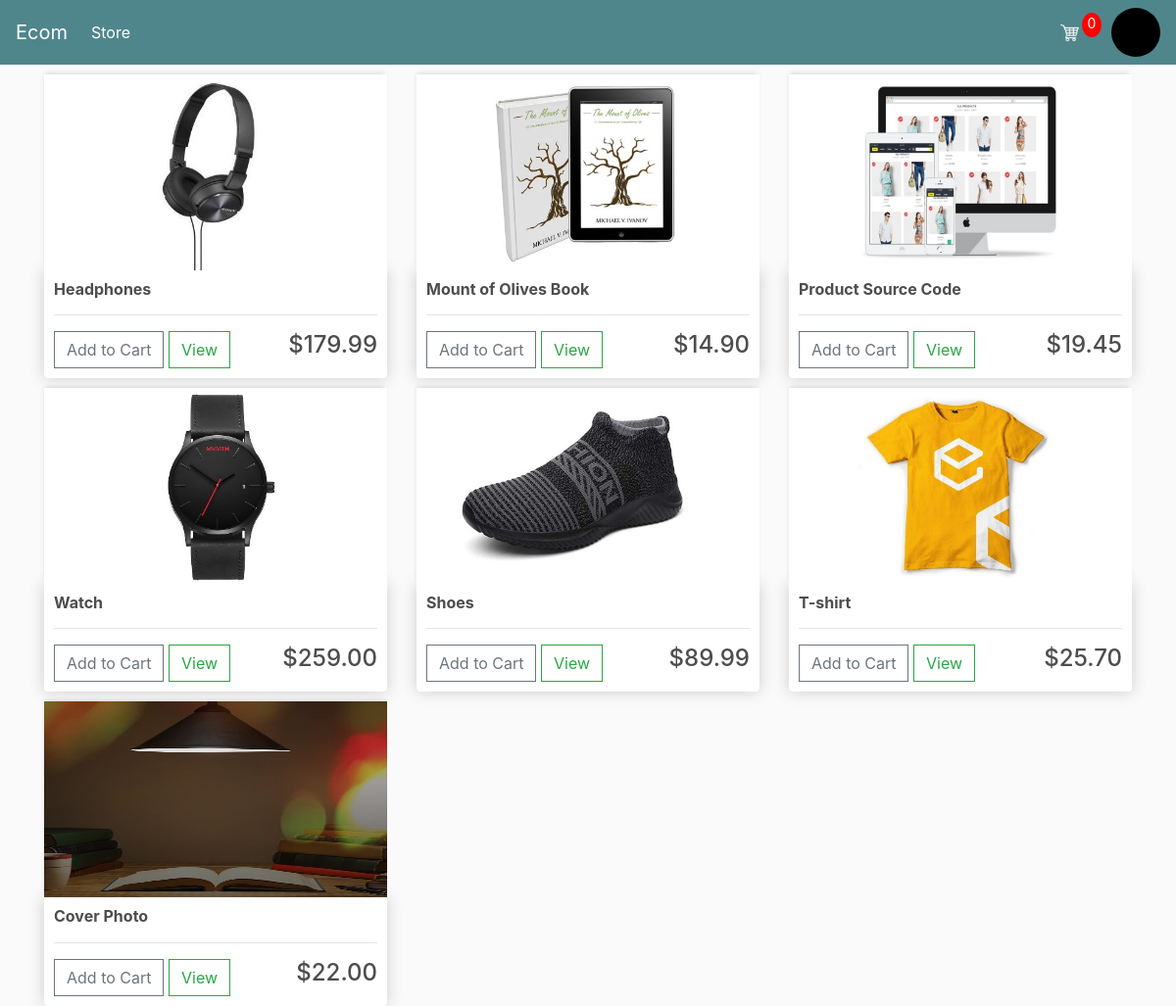
The page / on the database its author committed.
### store/models.py (models this page shows, shortened)
class Product(models.Model):
    name = models.CharField(max_length=200)
    price = models.DecimalField(max_digits=7, decimal_places=2)
    digital = models.BooleanField(default=False, null=True)
    image = models.ImageField(upload_to=generate_filename, null=True, blank=True)
    @property
    def imageURL(self):
        try:
            url = self.image.url
        except:
            url = ''
        return url

### store/views.py (the view)
# urls.py: path('', include('store.urls')),
def store(request):
    products = Product.objects.all()
    data = cartData(request)
    context = {'products': products, 'items_count': data['items_count']}
    return render(request, 'store/store.html', context)

### store/utils.py (called while the page is built, shortened)
def cookieCart(request):
    items = []
    order = {'items_count': 0, 'get_total': 0, 'shipping': False}
    items_count = 0
    try:
        cart = json.loads(request.COOKIES['cart'])
    except:
        cart = {}
    for item in items:
        if item['product'].digital == False:
            order['shipping'] = True
    return {'items': items, 'order': order, 'items_count': items_count}

def cartData(request):
    if request.user.is_authenticated:
        customer = request.user.customer
        print(customer)
        order, created = Order.objects.get_or_create(customer=customer, complete=False)
        items = order.orderitem_set.all()
        items_count = order.items_count
    else:
        cookieData = cookieCart(request)
        items = cookieData['items']
        items_count = cookieData['items_count']
        order = cookieData['order']
    return {'items': items, 'order': order, 'items_count': items_count}

### store/templates/store/store.html
{% extends 'store/main.html' %}
{% load static %}
{% block content %}
<div class="row">
    {% for product in products %}
    <div class="col-lg-4">
        <img class="thumbnail" src="{{product.imageURL}}" alt="">
        <div class="box-element product">
            <h6><strong>{{product.name}}</strong></h6>
            <hr>
            <div data-product="{{product.id}}" data-qty="{{items_count}}" data-action="add" class="btn btn-outline-secondary update-cart">Add to Cart</div>
            <a class="btn btn-outline-success" href="{% url 'product_detail' product.id %}">View</a>
            <h4 style="display: block; float: right;">${{product.price|floatformat:2}}</h4>
        </div>
    </div>
    {% endfor %}
</div>
{% endblock %}

### static/css/base.css (style rules this page uses)
body { background-color: hsl(0, 0%, 98%); }
h1,h2,h3,h4,h5,h6 { color:hsl(0, 0%, 30%); }
.box-element { box-shadow:hsl(0, 0%, 80%) 0 0 16px; background-color: #fff; border-radius: 4px; padding: 10px; }
.thumbnail { width: 100%; height: 200px; -webkit-box-shadow: -1px -3px 5px -2px rgba(214,214,214,1); -moz-box-shadow: -1px -3px 5px -2px rgba(214,214,214,1); box-shadow: -1px -3px 5px -2px rgba(214,214,214,1); }
.product { border-radius: 0 0 4px 4px; }
.col-lg-4, .col-lg-6, .col-lg-8, .col-lg-12 { margin-top: 10px; }
.btn { border-radius: 0; }

### rows shown on the page
Product: imageURL (picture), name "Headphones", price "179.99"
Product: imageURL (picture), name "Mount of Olives Book", price "14.90"
Product: imageURL (picture), name "Product Source Code", price "19.45"
Product: imageURL (picture), name "Watch", price "259.00"
Product: imageURL (picture), name "Shoes", price "89.99"
Product: imageURL (picture), name "T-shirt", price "25.70"
Product: imageURL (picture), name "Cover Photo", price "22.00"

### other values the page prints
{{ items_count }} "0"
